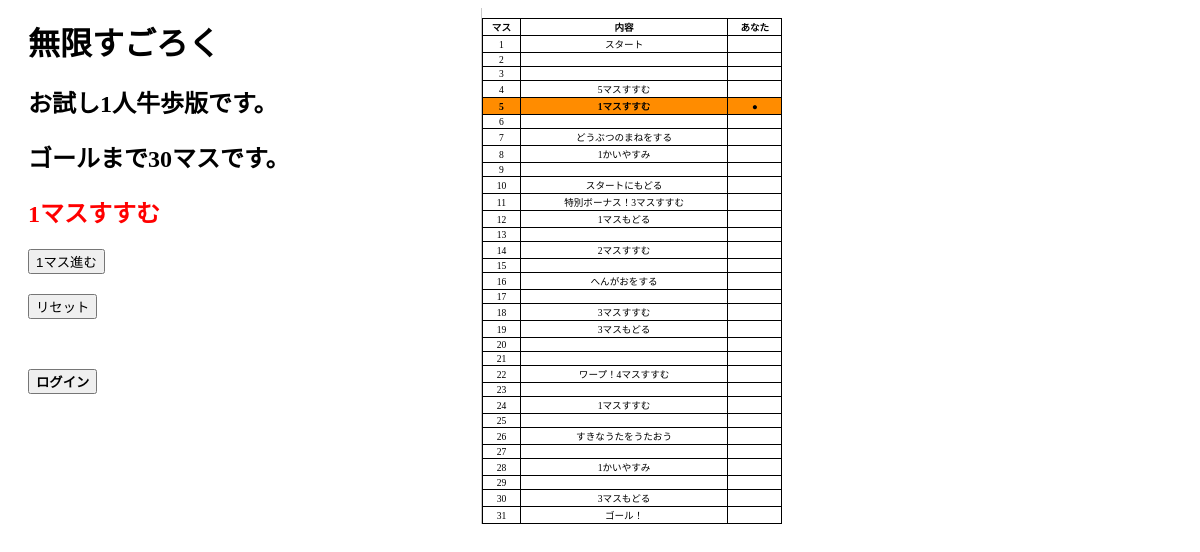
The page / on the database its author committed.
### tables this page shows
CREATE TABLE `sample_table` (
  `id` int(11) NOT NULL,
  `position` int(11) NOT NULL,
  `bonus` int(11) NOT NULL,
  `stop_status` int(11) NOT NULL,
  `goal` int(11) NOT NULL
);

CREATE TABLE `boad_table` (
  `id` int(11) NOT NULL,
  `bonus` int(11) NOT NULL,
  `stop_status` int(11) NOT NULL,
  `text` text NOT NULL
);

### index.php (the view, shortened to what this page needs)
<?php
    $pdo = connect_db();
    $stmt = $pdo->prepare("SELECT * FROM boad_table");
    $status = $stmt->execute();
    $boad_all=0;
    while($boad_table[] = $stmt->fetch(PDO::FETCH_ASSOC)){
        $boad_all += 1;
    }
    $stmt = $pdo->prepare("SELECT * FROM sample_table");
    $status = $stmt->execute();
    $sample[] = $stmt->fetch(PDO::FETCH_ASSOC);
    $position = $sample[0]["position"];
    $text = $boad_table[$position-1]["text"];
?>
<!DOCTYPE html>
<html lang="en">
<head>
    <link rel="stylesheet" href="css/style.css">
</head>
<body>
    <main class="slow_main">
        <div class="left_main">
            <h1>無限すごろく</h1>
            <h2>お試し1人牛歩版です。</h2>
            <h2>ゴールまで<span id="position"><?= $boad_all-1; ?></span>マスです。</h2>
            <h2 class="result"><?= $text; ?></h2>
            <form method="POST" action="next_sample.php">
                <button id="index_next" type="submit">1マス進む</button>
            </form>
            <form method="POST" action="next_sample.php">
                <button id="index_reset" type="submit">リセット</button>
            </form>
            <button onclick="location.href='./login.php'" class="initial_button">ログイン</button>
        </div>
        <div class="right_main">
            <table class="game_table">
                <?php
                    $table_header = '<tr><th>マス</th><th>内容</th><th>あなた</th></tr>';
                    echo $table_header;
                    $line = "";
                    for($i=0;$i<$boad_all;$i++){
                        if($i == $position - 1){
                            $line = "<tr class='table_config'><td>{$boad_table[$i]["id"]}</td><td>{$boad_table[$i]["text"]}</td>";
                        }
                        else{
                            $line = "<tr><td>{$boad_table[$i]["id"]}</td><td>{$boad_table[$i]["text"]}</td>";
                        }
                        if($i == $position-1){
                            $line = $line."<td>●</td>";
                        }
                        else{
                            $line = $line."<td></td>";
                        }
                        echo $line."</tr>";
                    }
                ?>
            </table>
        </div>
    </main>
</body>
</html>

### css/style.css (style rules this page uses)
main { display: flex; }
.slow_main { animation: fadeIn 2s linear 0s 1 normal; }
.left_main { width: 40%; }
.right_main { width: 60%; background-color: #fff; border-left: solid 1px #c9c9c9; }
h1 { margin: 10px 0; margin-left: 20px; }
h2 { margin-top: 20px; margin-bottom: 3px; margin-left: 20px; }
.initial_button { margin: 50px 5px 5px 20px; font-weight: bold; }
table { margin-top: 10px; border-collapse: collapse; font-size: 60%; text-align: center; width: 300px; }
table th, table td { border: solid 1px black; }
.table_config { background-color: #ff8c00; font-weight: 800; }
.result { margin-top: 20px; margin-bottom: 20px; color: red; }
#index_reset { margin-left: 20px; }
#index_next { margin-left: 20px; margin-bottom: 20px; }

### rows shown on the page
sample_table: position.text "1マスすすむ"
boad_table: id "1", text "スタート"
boad_table: id "2"
boad_table: id "3"
boad_table: id "4", text "5マスすすむ"
boad_table: id "5", text "1マスすすむ"
boad_table: id "6"
boad_table: id "7", text "どうぶつのまねをする"
boad_table: id "8", text "1かいやすみ"
boad_table: id "9"
boad_table: id "10", text "スタートにもどる"
boad_table: id "11", text "特別ボーナス！3マスすすむ"
boad_table: id "12", text "1マスもどる"
boad_table: id "13"
boad_table: id "14", text "2マスすすむ"
boad_table: id "15"
boad_table: id "16", text "へんがおをする"
boad_table: id "17"
boad_table: id "18", text "3マスすすむ"
boad_table: id "19", text "3マスもどる"
boad_table: id "20"
boad_table: id "21"
boad_table: id "22", text "ワープ！4マスすすむ"
boad_table: id "23"
boad_table: id "24", text "1マスすすむ"
boad_table: id "25"
boad_table: id "26", text "すきなうたをうたおう"
boad_table: id "27"
boad_table: id "28", text "1かいやすみ"
boad_table: id "29"
boad_table: id "30", text "3マスもどる"
boad_table: id "31", text "ゴール！"

### other values the page prints
$boad_all-1 "30"
